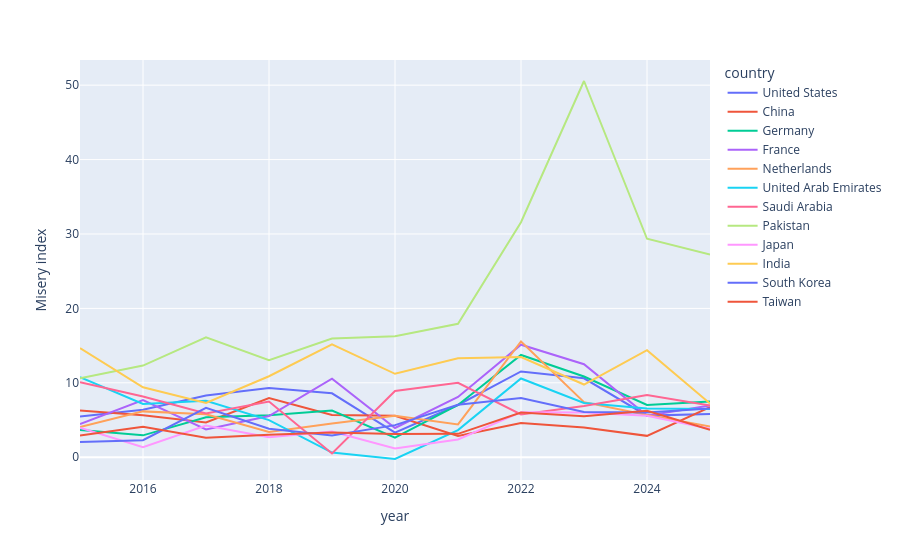

Here is the notebook cell this chart was saved with:
### Code cell
fig=px.line(df5,x='year',y='Misery index',color='country')
fig.show()

### Figure 1 — Plotly figure (JSON) as saved in the notebook; plotly's stock layout.template omitted (floating-point values rounded to 4 significant figures)
{"data": [{"hovertemplate": "country=United States<br>year=%{x}<br>Misery index=%{y}<extra></extra>", "legendgroup": "United States", "line": {"color": "#636efa", "dash": "solid"}, "marker": {"symbol": "circle"}, "mode": "lines", "name": "United States", "orientation": "v", "showlegend": true, "type": "scatter", "x": [2015, 2016, 2017, 2018, 2019, 2020, 2021, 2022, 2023, 2024, 2025], "xaxis": "x", "y": [5.46, 6.37, 8.28, 9.31, 8.59, 3.31, 7.02, 11.52, 10.61, 5.59, 5.81], "yaxis": "y"}, {"hovertemplate": "country=China<br>year=%{x}<br>Misery index=%{y}<extra></extra>", "legendgroup": "China", "line": {"color": "#EF553B", "dash": "solid"}, "marker": {"symbol": "circle"}, "mode": "lines", "name": "China", "orientation": "v", "showlegend": true, "type": "scatter", "x": [2015, 2016, 2017, 2018, 2019, 2020, 2021, 2022, 2023, 2024, 2025], "xaxis": "x", "y": [6.29, 5.65, 4.67, 7.95, 5.67, 5.58, 2.85, 4.6, 4.0, 2.87, 6.73], "yaxis": "y"}, {"hovertemplate": "country=Germany<br>year=%{x}<br>Misery index=%{y}<extra></extra>", "legendgroup": "Germany", "line": {"color": "#00cc96", "dash": "solid"}, "marker": {"symbol": "circle"}, "mode": "lines", "name": "Germany", "orientation": "v", "showlegend": true, "type": "scatter", "x": [2015, 2016, 2017, 2018, 2019, 2020, 2021, 2022, 2023, 2024, 2025], "xaxis": "x", "y": [3.65, 2.94, 5.38, 5.65, 6.27, 2.64, 7.02, 13.74, 10.84, 7.02, 7.48], "yaxis": "y"}, {"hovertemplate": "country=France<br>year=%{x}<br>Misery index=%{y}<extra></extra>", "legendgroup": "France", "line": {"color": "#ab63fa", "dash": "solid"}, "marker": {"symbol": "circle"}, "mode": "lines", "name": "France", "orientation": "v", "showlegend": true, "type": "scatter", "x": [2015, 2016, 2017, 2018, 2019, 2020, 2021, 2022, 2023, 2024, 2025], "xaxis": "x", "y": [4.46, 7.69, 3.73, 5.54, 10.56, 3.93, 8.09, 15.12, 12.5, 5.59, 6.94], "yaxis": "y"}, {"hovertemplate": "country=Netherlands<br>year=%{x}<br>Misery index=%{y}<extra></extra>", "legendgroup": "Netherlands", "line": {"color": "#FFA15A", "dash": "solid"}, "marker": {"symbol": "circle"}, "mode": "lines", "name": "Netherlands", "orientation": "v", "showlegend": true, "type": "scatter", "x": [2015, 2016, 2017, 2018, 2019, 2020, 2021, 2022, 2023, 2024, 2025], "xaxis": "x", "y": [4.04, 6.16, 5.77, 3.39, 4.53, 5.57, 4.41, 15.56, 7.4, 5.66, 4.11], "yaxis": "y"}, {"hovertemplate": "country=United Arab Emirates<br>year=%{x}<br>Misery index=%{y}<extra></extra>", "legendgroup": "United Arab Emirates", "line": {"color": "#19d3f3", "dash": "solid"}, "marker": {"symbol": "circle"}, "mode": "lines", "name": "United Arab Emirates", "orientation": "v", "showlegend": true, "type": "scatter", "x": [2015, 2016, 2017, 2018, 2019, 2020, 2021, 2022, 2023, 2024, 2025], "xaxis": "x", "y": [10.75, 7.15, 7.58, 4.99, 0.63, -0.24, 3.65, 10.58, 7.29, 6.55, 6.47], "yaxis": "y"}, {"hovertemplate": "country=Saudi Arabia<br>year=%{x}<br>Misery index=%{y}<extra></extra>", "legendgroup": "Saudi Arabia", "line": {"color": "#FF6692", "dash": "solid"}, "marker": {"symbol": "circle"}, "mode": "lines", "name": "Saudi Arabia", "orientation": "v", "showlegend": true, "type": "scatter", "x": [2015, 2016, 2017, 2018, 2019, 2020, 2021, 2022, 2023, 2024, 2025], "xaxis": "x", "y": [10.09, 8.17, 5.88, 7.48, 0.51, 8.89, 10.0, 5.75, 6.89, 8.36, 6.94], "yaxis": "y"}, {"hovertemplate": "country=Pakistan<br>year=%{x}<br>Misery index=%{y}<extra></extra>", "legendgroup": "Pakistan", "line": {"color": "#B6E880", "dash": "solid"}, "marker": {"symbol": "circle"}, "mode": "lines", "name": "Pakistan", "orientation": "v", "showlegend": true, "type": "scatter", "x": [2015, 2016, 2017, 2018, 2019, 2020, 2021, 2022, 2023, 2024, 2025], "xaxis": "x", "y": [10.61, 12.32, 16.1, 13.04, 15.94, 16.27, 17.93, 31.58, 50.56, 29.36, 27.23], "yaxis": "y"}, {"hovertemplate": "country=Japan<br>year=%{x}<br>Misery index=%{y}<extra></extra>", "legendgroup": "Japan", "line": {"color": "#FF97FF", "dash": "solid"}, "marker": {"symbol": "circle"}, "mode": "lines", "name": "Japan", "orientation": "v", "showlegend": true, "type": "scatter", "x": [2015, 2016, 2017, 2018, 2019, 2020, 2021, 2022, 2023, 2024, 2025], "xaxis": "x", "y": [3.97, 1.36, 4.27, 2.68, 3.46, 1.18, 2.38, 6.05, 6.0, 5.57, 3.81], "yaxis": "y"}, {"hovertemplate": "country=India<br>year=%{x}<br>Misery index=%{y}<extra></extra>", "legendgroup": "India", "line": {"color": "#FECB52", "dash": "solid"}, "marker": {"symbol": "circle"}, "mode": "lines", "name": "India", "orientation": "v", "showlegend": true, "type": "scatter", "x": [2015, 2016, 2017, 2018, 2019, 2020, 2021, 2022, 2023, 2024, 2025], "xaxis": "x", "y": [14.66, 9.4, 7.3, 10.88, 15.16, 11.21, 13.3, 13.47, 9.77, 14.38, 7.21], "yaxis": "y"}, {"hovertemplate": "country=South Korea<br>year=%{x}<br>Misery index=%{y}<extra></extra>", "legendgroup": "South Korea", "line": {"color": "#636efa", "dash": "solid"}, "marker": {"symbol": "circle"}, "mode": "lines", "name": "South Korea", "orientation": "v", "showlegend": true, "type": "scatter", "x": [2015, 2016, 2017, 2018, 2019, 2020, 2021, 2022, 2023, 2024, 2025], "xaxis": "x", "y": [2.05, 2.28, 6.63, 3.82, 2.93, 4.31, 7.05, 7.94, 6.08, 6.01, 6.53], "yaxis": "y"}, {"hovertemplate": "country=Taiwan<br>year=%{x}<br>Misery index=%{y}<extra></extra>", "legendgroup": "Taiwan", "line": {"color": "#EF553B", "dash": "solid"}, "marker": {"symbol": "circle"}, "mode": "lines", "name": "Taiwan", "orientation": "v", "showlegend": true, "type": "scatter", "x": [2015, 2016, 2017, 2018, 2019, 2020, 2021, 2022, 2023, 2024, 2025], "xaxis": "x", "y": [2.92, 4.08, 2.61, 3.02, 3.32, 3.11, 3.14, 6.01, 5.5, 6.23, 3.7], "yaxis": "y"}], "layout": {"legend": {"title": {"text": "country"}, "tracegroupgap": 0}, "margin": {"t": 60}, "xaxis": {"anchor": "y", "domain": [0, 1], "title": {"text": "year"}}, "yaxis": {"anchor": "x", "domain": [0, 1], "title": {"text": "Misery index"}}}}
